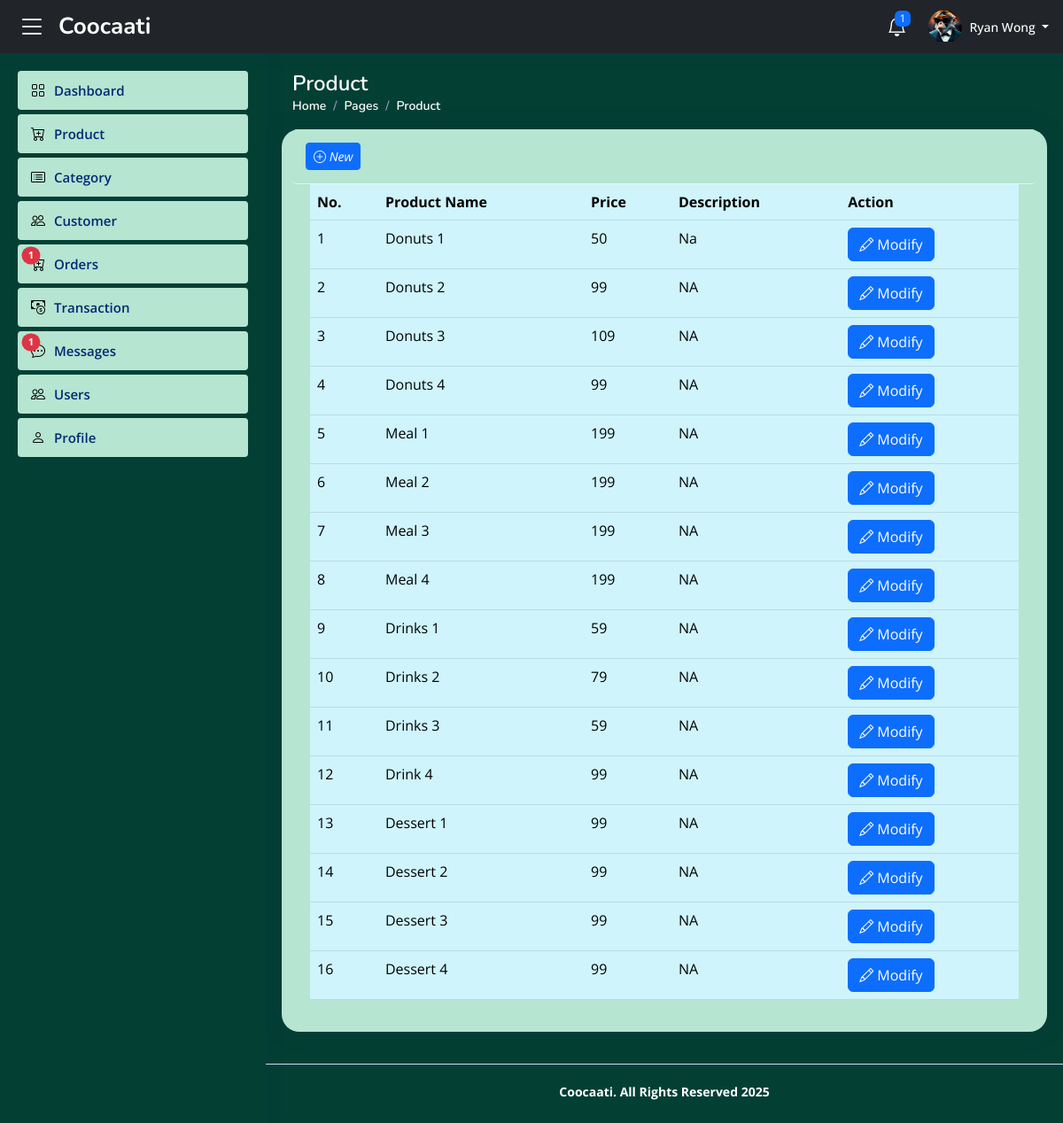
The app's page /admin/index.php?page=product (signed in) with its own data.
### tables this page shows
CREATE TABLE `user` (
  `user_id` int(11) NOT NULL,
  `fname` varchar(50) NOT NULL DEFAULT '0',
  `lname` varchar(50) NOT NULL DEFAULT '0',
  `uname` varchar(50) NOT NULL DEFAULT '0',
  `password` varchar(50) NOT NULL DEFAULT '0',
  `type` varchar(50) NOT NULL DEFAULT '0',
  `avatar` varchar(50) NOT NULL DEFAULT '0',
  `job` varchar(50) NOT NULL DEFAULT '0',
  `special_code` varchar(50) NOT NULL DEFAULT '0'
);

CREATE TABLE `product` (
  `prod_id` int(11) NOT NULL,
  `prod_name` varchar(50) NOT NULL DEFAULT '0',
  `prod_price` varchar(50) NOT NULL DEFAULT '0',
  `avatar` varchar(50) NOT NULL DEFAULT '0',
  `prod_desc` longtext NOT NULL DEFAULT '0',
  `cat_id` varchar(50) NOT NULL DEFAULT '0',
  `status` int(11) NOT NULL DEFAULT 0
);

### admin/index.php (called while the page is built, shortened)
<?php
include('assets/header.php');
include('assets/sidebar.php');
$page = isset($_GET['page']) ? $_GET['page'] : 'assets/index_body';
include $page.'.php';
include('assets/footer.php');
 ?>

### admin/include/database.php (called while the page is built, shortened)
<?php
 class database{
var $sql_string = '';
	private $conn;
	public function open_connection() {
		$this->conn = mysqli_connect(server,user,pass);
		if(!$this->conn){
			echo "Problem in database connection! Contact administrator!";
			exit();
		}else{
			$db_select = mysqli_select_db($this->conn, database_name);
		}
	}
	function setQuery($sql='') {
		$this->sql_string=$sql;
	}
	function executeQuery() {
		$result = mysqli_query($this->conn,$this->sql_string);
		return $result;
	}
	private function confirm_query($result) {
		return $result;
	}
	public function num_rows($result_set) {
		return mysqli_num_rows($result_set);
	}
	function loadSingleResult() {
		$cur = $this->executeQuery();
		while ($row = mysqli_fetch_object($cur)) {
			$data = $row;
		}
		return $data;
	}
}
$mydb = new database();
?>

### admin/include/member.php (called while the page is built, shortened)
<?php
require_once("database.php");
class user{
	function getUserData($user_id){
		global $mydb;
		if(!empty($user_id)){
			$mydb->setQuery("select * from user where user_id = {$user_id}");
			$cur = $mydb->executeQuery();
			$numrows = $mydb->num_rows($cur);
			if($numrows > 0){
				$found = $mydb->loadSingleResult();
				return $data = array(
					'account_name'=>$found->fname.' '.$found->lname,
					'job'=>$found->job,
					'type'=>$found->type,
					'avatar'=>$found->avatar,
					'fname'=>$found->fname,
					'lname'=>$found->lname,
					'monkey_name'=>$found->special_code
				);
			}
		}
		return false;
	}
}
 ?>

### admin/include/dashboard.php (called while the page is built, shortened)
<?php
require_once('database.php');
class dash{
    function getCountNotificationsToday(){
        global $mydb;
        $mydb->setQuery("select count(user_mID) as 'count' from user_message where date(date_message) = date(now()) and status = 0 limit 10");
        $cur = $mydb->executeQuery();
        $numrows = $mydb->num_rows($cur);
        if($numrows > 0){
            $found = $mydb->loadSingleResult();
            return $found->count;
        }
        return false;
    }
}
?>

### admin/product.php (the view, shortened to what this page needs)
<main id="main" class="main">
    <div class="pagetitle">
      <h1 style="color: white;">Product</h1>
      <nav>
        <ol class="breadcrumb">
          <li class="breadcrumb-item"><a href="<?php echo WEB_ROOT."/admin";  ?>"
            style="color:white"
          >Home</a></li>
          <li class="breadcrumb-item" style="color:white;">Pages</li>
          <li class="breadcrumb-item active" style="color:white;">Product</li>
        </ol>
      </nav>
    </div>
    <section class="section profile">
      <div class="row">
        <div class="card mb-3" style="background-color:#b6e5d2;border-radius:20px;">
            <div class="card-header" style="background-color:#b6e5d2;border-radius:5px;">
              <button class="btn btn-sm btn-primary" data-bs-toggle="modal" data-bs-target="#AddModal" type="button"><i class="bi bi-plus-circle"> New</i></button>
            </div>
                <div class="card-body">
                  <div class="table-responsive">
                    <table class="table datatable table-info" id="dataTable" width="100%" cellspacing="0">
                      <thead>
                        <tr>
                          <th>No.</th>
                          <th>Product Name</th>
                          <th>Price</th>
                          <th>Description</th>
                          <th>Action</th>
                        </tr>
                      </thead>
                      <tbody>
                        <?php
                        $data = getProduct();
                        if($data){
                        $i = 1;
                        foreach ($data as $res) { ?>
                        <tr>
                          <td><?php echo $i; ?></td>
                          <td><?php echo $res['prod_name']; ?></td>
                          <td><?php echo $res['prod_price']; ?></td>
                          <td><?php echo $res['prod_desc']; ?></td>
                          <td>
                            <button type="button" class="btn btn-primary bi bi-pencil" id="edit_prod" data-id="<?php echo $res['prod_id']; ?>"> Modify</button>
                          </td>
                        </tr>
                      <?php  $i++; }
                    }
                        ?>
                      </tbody>
                    </table>
                  </div>
                </div>
        </div>
      </div>
    </section>
  </main>
  <?php
function getProduct(){
  global $mydb;
  $mydb->setQuery("select * from product");
  $cur = $mydb->executeQuery();
  $numrows = $mydb->num_rows($cur);
  if($numrows > 0 ){
    return $cur;
  }else{
    return 0;
  }
}
   ?>

### admin/assets/header.php (shortened to what this page needs)
<?php
  $user_class = new user();
  $user_data = $user_class->getUserData($_SESSION['user_id']);
?>
<!DOCTYPE html>
<html lang="en">
<head>
  <link href="assets/vendor/bootstrap/css/bootstrap.min.css" rel="stylesheet">
  <link href="assets/vendor/bootstrap-icons/bootstrap-icons.css" rel="stylesheet">
  <link href="assets/vendor/boxicons/css/boxicons.min.css" rel="stylesheet">
  <link href="assets/vendor/quill/quill.snow.css" rel="stylesheet">
  <link href="assets/vendor/quill/quill.bubble.css" rel="stylesheet">
  <link href="assets/vendor/remixicon/remixicon.css" rel="stylesheet">
  <link href="assets/vendor/simple-datatables/style.css" rel="stylesheet">
  <link href="assets/css/style.css" rel="stylesheet">
</head>
<body>
  <header id="header" class="header fixed-top d-flex align-items-center bg-dark">
  <div class="d-flex align-items-center justify-content-between">
    <i class="bi bi-list toggle-sidebar-btn me-1" style="color: white; position: relative; left: -10px"></i>
    <a href="<?php echo WEB_ROOT."admin/"; ?>" class="logo d-flex align-items-center">
      <span class="d-none d-lg-block" style="color: white;">Coocaati</span>
    </a>
  </div>
    <nav class="header-nav ms-auto">
      <ul class="d-flex align-items-center">
        <li class="nav-item dropdown">
          <?php
              $dashboard_data = new dash();
              $notif_count_today = $dashboard_data->getCountNotificationsToday();
           ?>
           <?php
           if($user_data['type'] == 1){
            echo '
          <a class="nav-link nav-icon" href="#" data-bs-toggle="dropdown">
            <i class="bi bi-bell" style="color: white;"></i>
            <span class="badge bg-primary badge-number"> '.$notif_count_today.'</span>
          </a>
            ';
           }
            ?>
        </li>
        <li class="nav-item dropdown pe-3">
        <a class="nav-link nav-profile d-flex align-items-center pe-0" href="#" data-bs-toggle="dropdown">
          <div class="avatar-container" style="width: 38px; height: 38px; border-radius: 50%; overflow: hidden;">
              <img src="assets/avatar/<?php echo $user_data['avatar']; ?>" alt="Profile"
              style="width: 100%; height: 100%; object-fit: cover;">
          </div>
          <span class="d-none d-md-block dropdown-toggle ps-2" style="color: white; font-weight: 500;">
          <?php echo $_SESSION['account_name']; ?>
          </span>
        </a>
        </li>
      </ul>
    </nav>
  </header>

### admin/assets/css/style.css (style rules this page uses)
:root { scroll-behavior: smooth; }
body { font-family: "Open Sans", sans-serif; background: #477e58; color: #020202; }
a { color: #4154f1; text-decoration: none; }
h1, h2, h3, h4, h5, h6 { font-family: "Nunito", sans-serif; }
#main { margin-top: 60px; padding: 20px 30px; transition: all 0.3s; background-color: #043f34; }
.pagetitle { margin-bottom: 10px; }
.pagetitle h1 { font-size: 24px; margin-bottom: 0; font-weight: 600; color: #012970; }
.card { margin-bottom: 30px; border: none; border-radius: 5px; box-shadow: 0px 0 30px rgba(1, 41, 112, 0.1); }
.card-header, .card-footer { border-color: #ebeef4; background-color: #fff; color: #798eb3; padding: 15px; }
.card-body { padding: 0 20px 20px 20px; }
.breadcrumb { font-size: 14px; font-family: "Nunito", sans-serif; color: #899bbd; font-weight: 600; }
.breadcrumb a { color: #899bbd; transition: 0.3s; }
.breadcrumb .breadcrumb-item::before { color: #899bbd; }
.breadcrumb .active { color: #51678f; font-weight: 600; }
.logo { line-height: 1; }
@media (min-width: 1200px) { .logo { width: 280px; } }
.logo span { font-size: 26px; font-weight: 700; color: #012970; font-family: "Nunito", sans-serif; }
.header { transition: all 0.5s; z-index: 997; height: 60px; box-shadow: 0px 2px 20px rgba(1, 41, 112, 0.1); background-color: #fff; padding-left: 20px; }
.header .toggle-sidebar-btn { font-size: 32px; padding-left: 10px; cursor: pointer; color: #012970; }
.header-nav ul { list-style: none; }
.header-nav>ul { margin: 0; padding: 0; }
.header-nav .nav-icon { font-size: 22px; color: #012970; margin-right: 25px; position: relative; }
.header-nav .nav-profile { color: #012970; }
.header-nav .nav-profile img { max-height: 36px; }
.header-nav .nav-profile span { font-size: 14px; font-weight: 600; }
.header-nav .badge-number { position: absolute; inset: -2px -5px auto auto; font-weight: normal; font-size: 12px; padding: 3px 6px; }
@media (min-width: 1200px) { #main, #footer { margin-left: 300px; } }

### records on screen
user: avatar (picture)
product: prod_name "Donuts 1", prod_price "50", prod_desc "Na"
product: prod_name "Donuts 2", prod_price "99", prod_desc "NA"
product: prod_name "Donuts 3", prod_price "109", prod_desc "NA"
product: prod_name "Donuts 4", prod_price "99", prod_desc "NA"
product: prod_name "Meal 1", prod_price "199", prod_desc "NA"
product: prod_name "Meal 2", prod_price "199", prod_desc "NA"
product: prod_name "Meal 3", prod_price "199", prod_desc "NA"
product: prod_name "Meal 4", prod_price "199", prod_desc "NA"
product: prod_name "Drinks 1", prod_price "59", prod_desc "NA"
product: prod_name "Drinks 2", prod_price "79", prod_desc "NA"
product: prod_name "Drinks 3", prod_price "59", prod_desc "NA"
product: prod_name "Drink 4", prod_price "99", prod_desc "NA"
product: prod_name "Dessert 1", prod_price "99", prod_desc "NA"
product: prod_name "Dessert 2", prod_price "99", prod_desc "NA"
product: prod_name "Dessert 3", prod_price "99", prod_desc "NA"
product: prod_name "Dessert 4", prod_price "99", prod_desc "NA"

### other values on screen
$notif_count_today "1"
$_SESSION['account_name'] "Ryan Wong"
$pendingOrderedCounts "1"
$notif_count "1"
